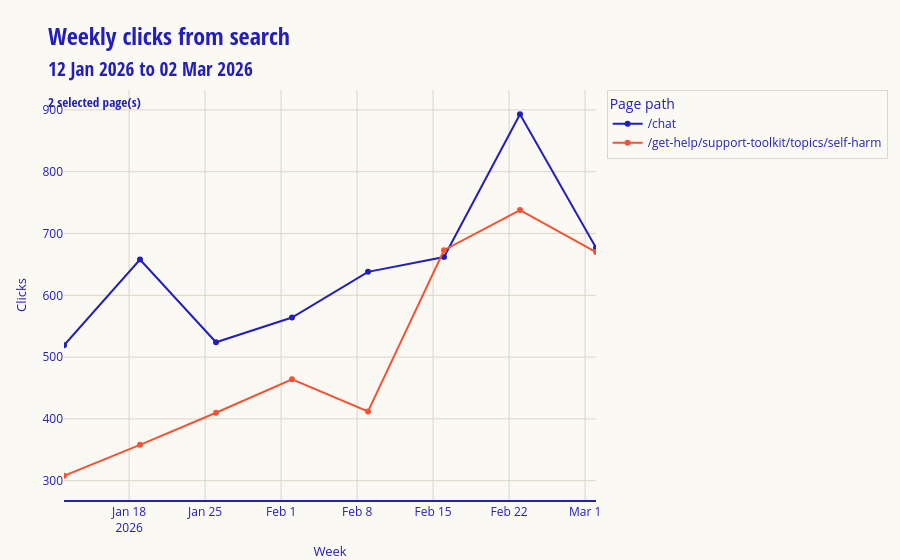
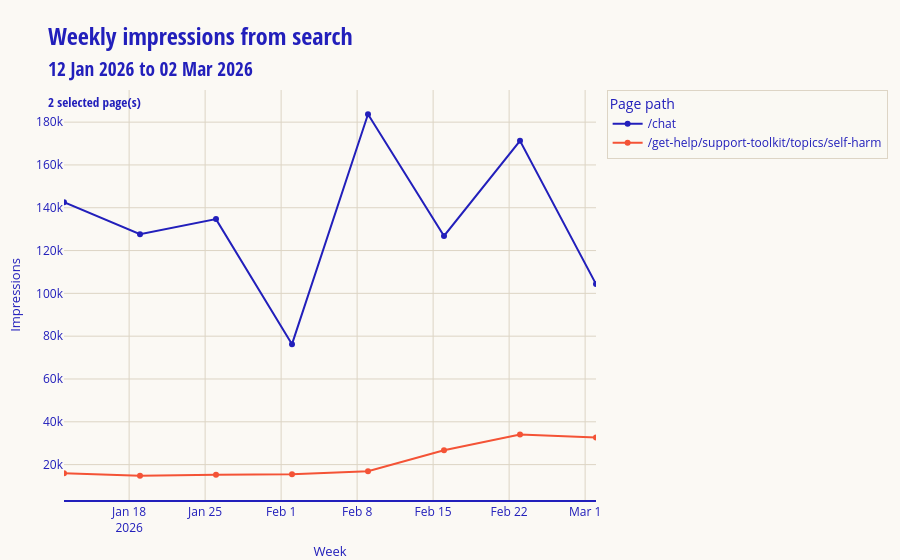
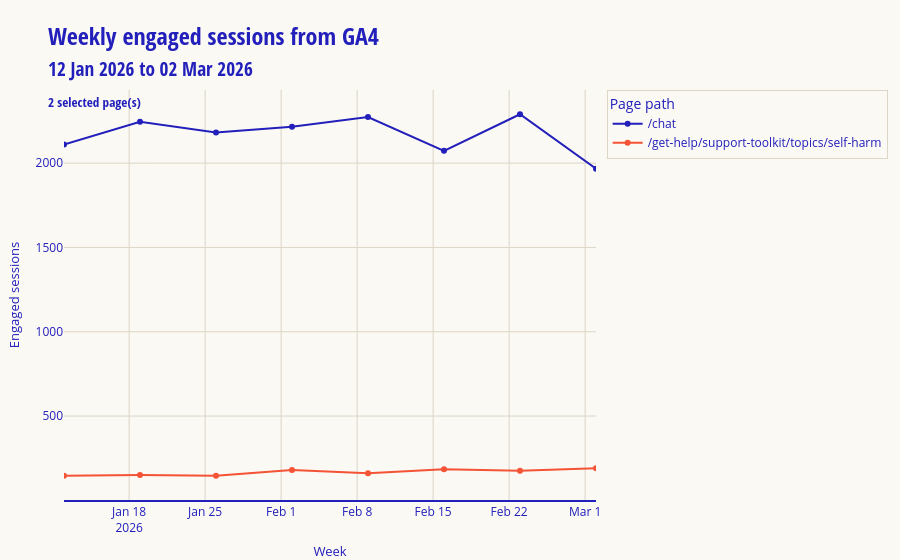

The notebook cell saved with these charts, in order:
### Markdown cell above
## Weekly charts for the selected pages

These charts mirror the first chart style from notebook `08`, but they use your chosen page set instead of automatically picked top movers.

How to read them:
- Each line is one selected page.
- The x-axis is the start of each week.
- The third chart uses GA4 `engaged_sessions`, so it helps show whether visits stayed meaningfully active after arriving.

### Code cell
# Three weekly trend charts in the same visual style
ndf = df_page_set_weekly.copy()

date_label = f"{recent_weeks.min().strftime('%d %b %Y')} to {recent_weeks.max().strftime('%d %b %Y')}"
selected_label = f"{len(selected_page_paths)} selected page(s)"


def show_metric_chart(metric_col: str, metric_title: str, y_axis_label: str) -> None:
    chart_title = (
        f"{metric_title}"
        f"<br><span style='font-size:0.8em; font-weight:400;'>{date_label}</span>"
        f"<br><span style='font-size:0.55em; font-weight:400;'>{selected_label}</span>"
    )

    fig = px.line(
        ndf,
        x="week_start",
        y=metric_col,
        color="page_path",
        category_orders={"page_path": selected_page_paths},
        markers=True,
        template="lifeline",
        title=chart_title,
        labels={
            "page_path": "Page path",
            "week_start": "Week",
            metric_col: y_axis_label,
        },
    )
    fig.update_xaxes(range=[recent_weeks.min(), recent_weeks.max()])
    fig.update_layout(legend_title_text="Page path")
    lifeline_theme.add_lifeline_logo(fig)
    fig.show()


show_metric_chart("clicks", "Weekly clicks from search", "Clicks")
show_metric_chart("impressions", "Weekly impressions from search", "Impressions")
show_metric_chart("engaged_sessions", "Weekly engaged sessions from GA4", "Engaged sessions")

### Figure 1 — Plotly figure (JSON) as saved in the notebook; plotly's stock layout.template omitted (floating-point values rounded to 4 significant figures)
{"data": [{"hovertemplate": "Page path=/chat<br>Week=%{x}<br>Clicks=%{y}<extra></extra>", "legendgroup": "/chat", "line": {"color": "#221FBB", "dash": "solid"}, "marker": {"symbol": "circle"}, "mode": "lines+markers", "name": "/chat", "orientation": "v", "showlegend": true, "type": "scatter", "x": ["2026-01-12T00:00:00", "2026-01-19T00:00:00", "2026-01-26T00:00:00", "2026-02-02T00:00:00", "2026-02-09T00:00:00", "2026-02-16T00:00:00", "2026-02-23T00:00:00", "2026-03-02T00:00:00"], "xaxis": "x", "y": [519, 658, 524, 564, 638, 662, 893, 677], "yaxis": "y"}, {"hovertemplate": "Page path=/get-help/support-toolkit/topics/self-harm<br>Week=%{x}<br>Clicks=%{y}<extra></extra>", "legendgroup": "/get-help/support-toolkit/topics/self-harm", "line": {"color": "#F45336", "dash": "solid"}, "marker": {"symbol": "circle"}, "mode": "lines+markers", "name": "/get-help/support-toolkit/topics/self-harm", "orientation": "v", "showlegend": true, "type": "scatter", "x": ["2026-01-12T00:00:00", "2026-01-19T00:00:00", "2026-01-26T00:00:00", "2026-02-02T00:00:00", "2026-02-09T00:00:00", "2026-02-16T00:00:00", "2026-02-23T00:00:00", "2026-03-02T00:00:00"], "xaxis": "x", "y": [308, 358, 410, 464, 412, 673, 738, 670], "yaxis": "y"}], "layout": {"legend": {"title": {"text": "Page path"}, "tracegroupgap": 0}, "title": {"text": "Weekly clicks from search<br><span style='font-size:0.8em; font-weight:400;'>12 Jan 2026 to 02 Mar 2026</span><br><span style='font-size:0.55em; font-weight:400;'>2 selected page(s)</span>"}, "xaxis": {"anchor": "y", "domain": [0, 1], "range": ["2026-01-12T00:00:00", "2026-03-02T00:00:00"], "title": {"text": "Week"}}, "yaxis": {"anchor": "x", "domain": [0, 1], "title": {"text": "Clicks"}}}}

### Figure 2 — Plotly figure (JSON) as saved in the notebook; plotly's stock layout.template omitted (floating-point values rounded to 4 significant figures)
{"data": [{"hovertemplate": "Page path=/chat<br>Week=%{x}<br>Impressions=%{y}<extra></extra>", "legendgroup": "/chat", "line": {"color": "#221FBB", "dash": "solid"}, "marker": {"symbol": "circle"}, "mode": "lines+markers", "name": "/chat", "orientation": "v", "showlegend": true, "type": "scatter", "x": ["2026-01-12T00:00:00", "2026-01-19T00:00:00", "2026-01-26T00:00:00", "2026-02-02T00:00:00", "2026-02-09T00:00:00", "2026-02-16T00:00:00", "2026-02-23T00:00:00", "2026-03-02T00:00:00"], "xaxis": "x", "y": [142579, 127638, 134690, 76276, 183680, 126819, 171266, 104325], "yaxis": "y"}, {"hovertemplate": "Page path=/get-help/support-toolkit/topics/self-harm<br>Week=%{x}<br>Impressions=%{y}<extra></extra>", "legendgroup": "/get-help/support-toolkit/topics/self-harm", "line": {"color": "#F45336", "dash": "solid"}, "marker": {"symbol": "circle"}, "mode": "lines+markers", "name": "/get-help/support-toolkit/topics/self-harm", "orientation": "v", "showlegend": true, "type": "scatter", "x": ["2026-01-12T00:00:00", "2026-01-19T00:00:00", "2026-01-26T00:00:00", "2026-02-02T00:00:00", "2026-02-09T00:00:00", "2026-02-16T00:00:00", "2026-02-23T00:00:00", "2026-03-02T00:00:00"], "xaxis": "x", "y": [15911, 14798, 15316, 15528, 16924, 26671, 34098, 32717], "yaxis": "y"}], "layout": {"legend": {"title": {"text": "Page path"}, "tracegroupgap": 0}, "title": {"text": "Weekly impressions from search<br><span style='font-size:0.8em; font-weight:400;'>12 Jan 2026 to 02 Mar 2026</span><br><span style='font-size:0.55em; font-weight:400;'>2 selected page(s)</span>"}, "xaxis": {"anchor": "y", "domain": [0, 1], "range": ["2026-01-12T00:00:00", "2026-03-02T00:00:00"], "title": {"text": "Week"}}, "yaxis": {"anchor": "x", "domain": [0, 1], "title": {"text": "Impressions"}}}}

### Figure 3 — Plotly figure (JSON) as saved in the notebook; plotly's stock layout.template omitted (floating-point values rounded to 4 significant figures)
{"data": [{"hovertemplate": "Page path=/chat<br>Week=%{x}<br>Engaged sessions=%{y}<extra></extra>", "legendgroup": "/chat", "line": {"color": "#221FBB", "dash": "solid"}, "marker": {"symbol": "circle"}, "mode": "lines+markers", "name": "/chat", "orientation": "v", "showlegend": true, "type": "scatter", "x": ["2026-01-12T00:00:00", "2026-01-19T00:00:00", "2026-01-26T00:00:00", "2026-02-02T00:00:00", "2026-02-09T00:00:00", "2026-02-16T00:00:00", "2026-02-23T00:00:00", "2026-03-02T00:00:00"], "xaxis": "x", "y": [2111, 2246, 2182, 2216, 2273, 2073, 2290, 1967], "yaxis": "y"}, {"hovertemplate": "Page path=/get-help/support-toolkit/topics/self-harm<br>Week=%{x}<br>Engaged sessions=%{y}<extra></extra>", "legendgroup": "/get-help/support-toolkit/topics/self-harm", "line": {"color": "#F45336", "dash": "solid"}, "marker": {"symbol": "circle"}, "mode": "lines+markers", "name": "/get-help/support-toolkit/topics/self-harm", "orientation": "v", "showlegend": true, "type": "scatter", "x": ["2026-01-12T00:00:00", "2026-01-19T00:00:00", "2026-01-26T00:00:00", "2026-02-02T00:00:00", "2026-02-09T00:00:00", "2026-02-16T00:00:00", "2026-02-23T00:00:00", "2026-03-02T00:00:00"], "xaxis": "x", "y": [146, 150, 146, 180, 161, 184, 176, 191], "yaxis": "y"}], "layout": {"legend": {"title": {"text": "Page path"}, "tracegroupgap": 0}, "title": {"text": "Weekly engaged sessions from GA4<br><span style='font-size:0.8em; font-weight:400;'>12 Jan 2026 to 02 Mar 2026</span><br><span style='font-size:0.55em; font-weight:400;'>2 selected page(s)</span>"}, "xaxis": {"anchor": "y", "domain": [0, 1], "range": ["2026-01-12T00:00:00", "2026-03-02T00:00:00"], "title": {"text": "Week"}}, "yaxis": {"anchor": "x", "domain": [0, 1], "title": {"text": "Engaged sessions"}}}}
